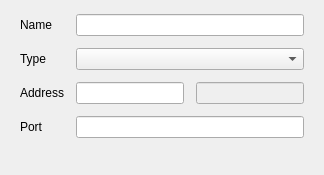
         <widget class="QWidget" name="tab_general_contents">
          <layout class="QVBoxLayout" name="tab_general_column">
           <property name="spacing">
            <number>12</number>
           </property>
           <property name="leftMargin">
            <number>20</number>
           </property>
           <property name="topMargin">
            <number>14</number>
           </property>
           <property name="rightMargin">
            <number>20</number>
           </property>
           <property name="bottomMargin">
            <number>18</number>
           </property>
           <item>
            <layout class="QGridLayout" name="general_form">
             <property name="leftMargin">
              <number>0</number>
             </property>
             <property name="topMargin">
              <number>0</number>
             </property>
             <property name="rightMargin">
              <number>0</number>
             </property>
             <property name="bottomMargin">
              <number>0</number>
             </property>
             <item row="0" column="0">
              <widget class="QLabel" name="name_l">
               <property name="text">
                <string>Name</string>
               </property>
               <property name="buddy">
                <cstring>name</cstring>
               </property>
              </widget>
             </item>
             <item row="0" column="1">
              <widget class="MyLineEdit" name="name" />
             </item>
             <item row="1" column="0">
              <widget class="QLabel" name="type_l">
               <property name="text">
                <string>Type</string>
               </property>
               <property name="buddy">
                <cstring>type</cstring>
               </property>
              </widget>
             </item>
             <item row="1" column="1">
              <widget class="QComboBox" name="type" />
             </item>
             <item row="2" column="0">
              <widget class="QLabel" name="address_l">
               <property name="text">
                <string>Address</string>
               </property>
               <property name="buddy">
                <cstring>address</cstring>
               </property>
              </widget>
             </item>
             <item row="2" column="1">
              <layout class="QHBoxLayout" name="address_row">
               <item>
                <widget class="MyLineEdit" name="address" />
               </item>
               <item>
                <widget class="QLineEdit" name="address_effective">
                 <property name="enabled">
                  <bool>false</bool>
                 </property>
                 <property name="visible">
                  <bool>false</bool>
                 </property>
                </widget>
               </item>
              </layout>
             </item>
             <item row="3" column="0">
              <widget class="QLabel" name="port_l">
               <property name="text">
                <string>Port</string>
               </property>
               <property name="buddy">
                <cstring>port</cstring>
               </property>
              </widget>
             </item>
             <item row="3" column="1">
              <widget class="QLineEdit" name="port" />
             </item>
            </layout>
           </item>
           <item>
            <widget class="QWidget" name="bean" native="true">
             <layout class="QVBoxLayout" name="verticalLayout_4">
              <item>
               <widget class="QWidget" name="fake" native="true" />
              </item>
              <property name="leftMargin">
               <number>0</number>
              </property>
              <property name="topMargin">
               <number>0</number>
              </property>
              <property name="rightMargin">
               <number>0</number>
              </property>
              <property name="bottomMargin">
               <number>0</number>
              </property>
             </layout>
            </widget>
           </item>
           <item>
            <spacer name="tab_general_tail">
             <property name="orientation">
              <enum>Qt::Orientation::Vertical</enum>
             </property>
            </spacer>
           </item>
          </layout>
         </widget>
